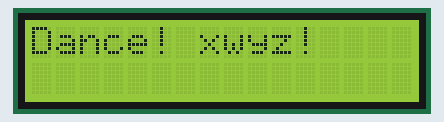
Recording of a sketch running on a simulated Arduino Uno, built with avr-gcc and run on an emulated ATmega328P. On the bench: 16×2 character LCD.

Above: at 0.1 s.
At 2.1 s:
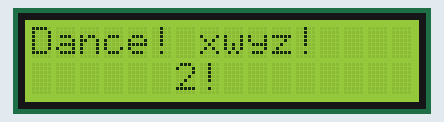
At 4.1 s:
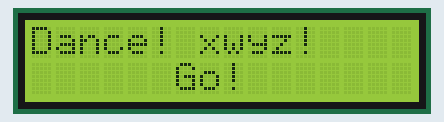
At 5.1 s:
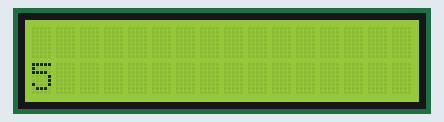
At 22.1 s:
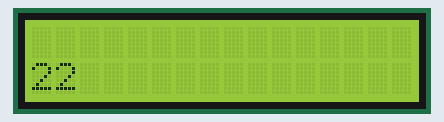
At 39.1 s:
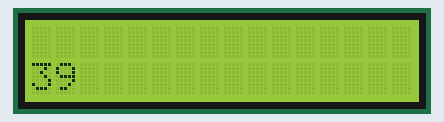

The sketch:

Mehr_Interesse_des_Spieles.ino
```cpp
#include <LiquidCrystal.h>

unsigned long time;
LiquidCrystal lcd(12, 11, 5, 4, 2, 1);

void setup()
{
  lcd.begin(16.2);
  Serial.begin(9600);
  lcd.setCursor(0, 0);
  lcd.print("Dance! xwyz!");
  delay(1000);
  lcd.setCursor(6, 1);
  lcd.print("3!");
  delay(1000);
  lcd.setCursor(6, 1);
  lcd.print("2!");
  delay(1000);
  lcd.setCursor(6, 1);
  lcd.print("1!");
  delay(1000);
  lcd.setCursor(6, 1);
  lcd.print("Go!");
  delay(1000);
  lcd.clear();
}


void loop()
{
  time = millis();
  lcd.setCursor(0,1);
  lcd.print(time/1000);
}
```

Measured:
- what the display in image 1 shows lasts 1.0 s, from 2.1 s to 3.1 s
- what the display in image 3 shows lasts 0.9 s, from 5.1 s to 6.0 s
